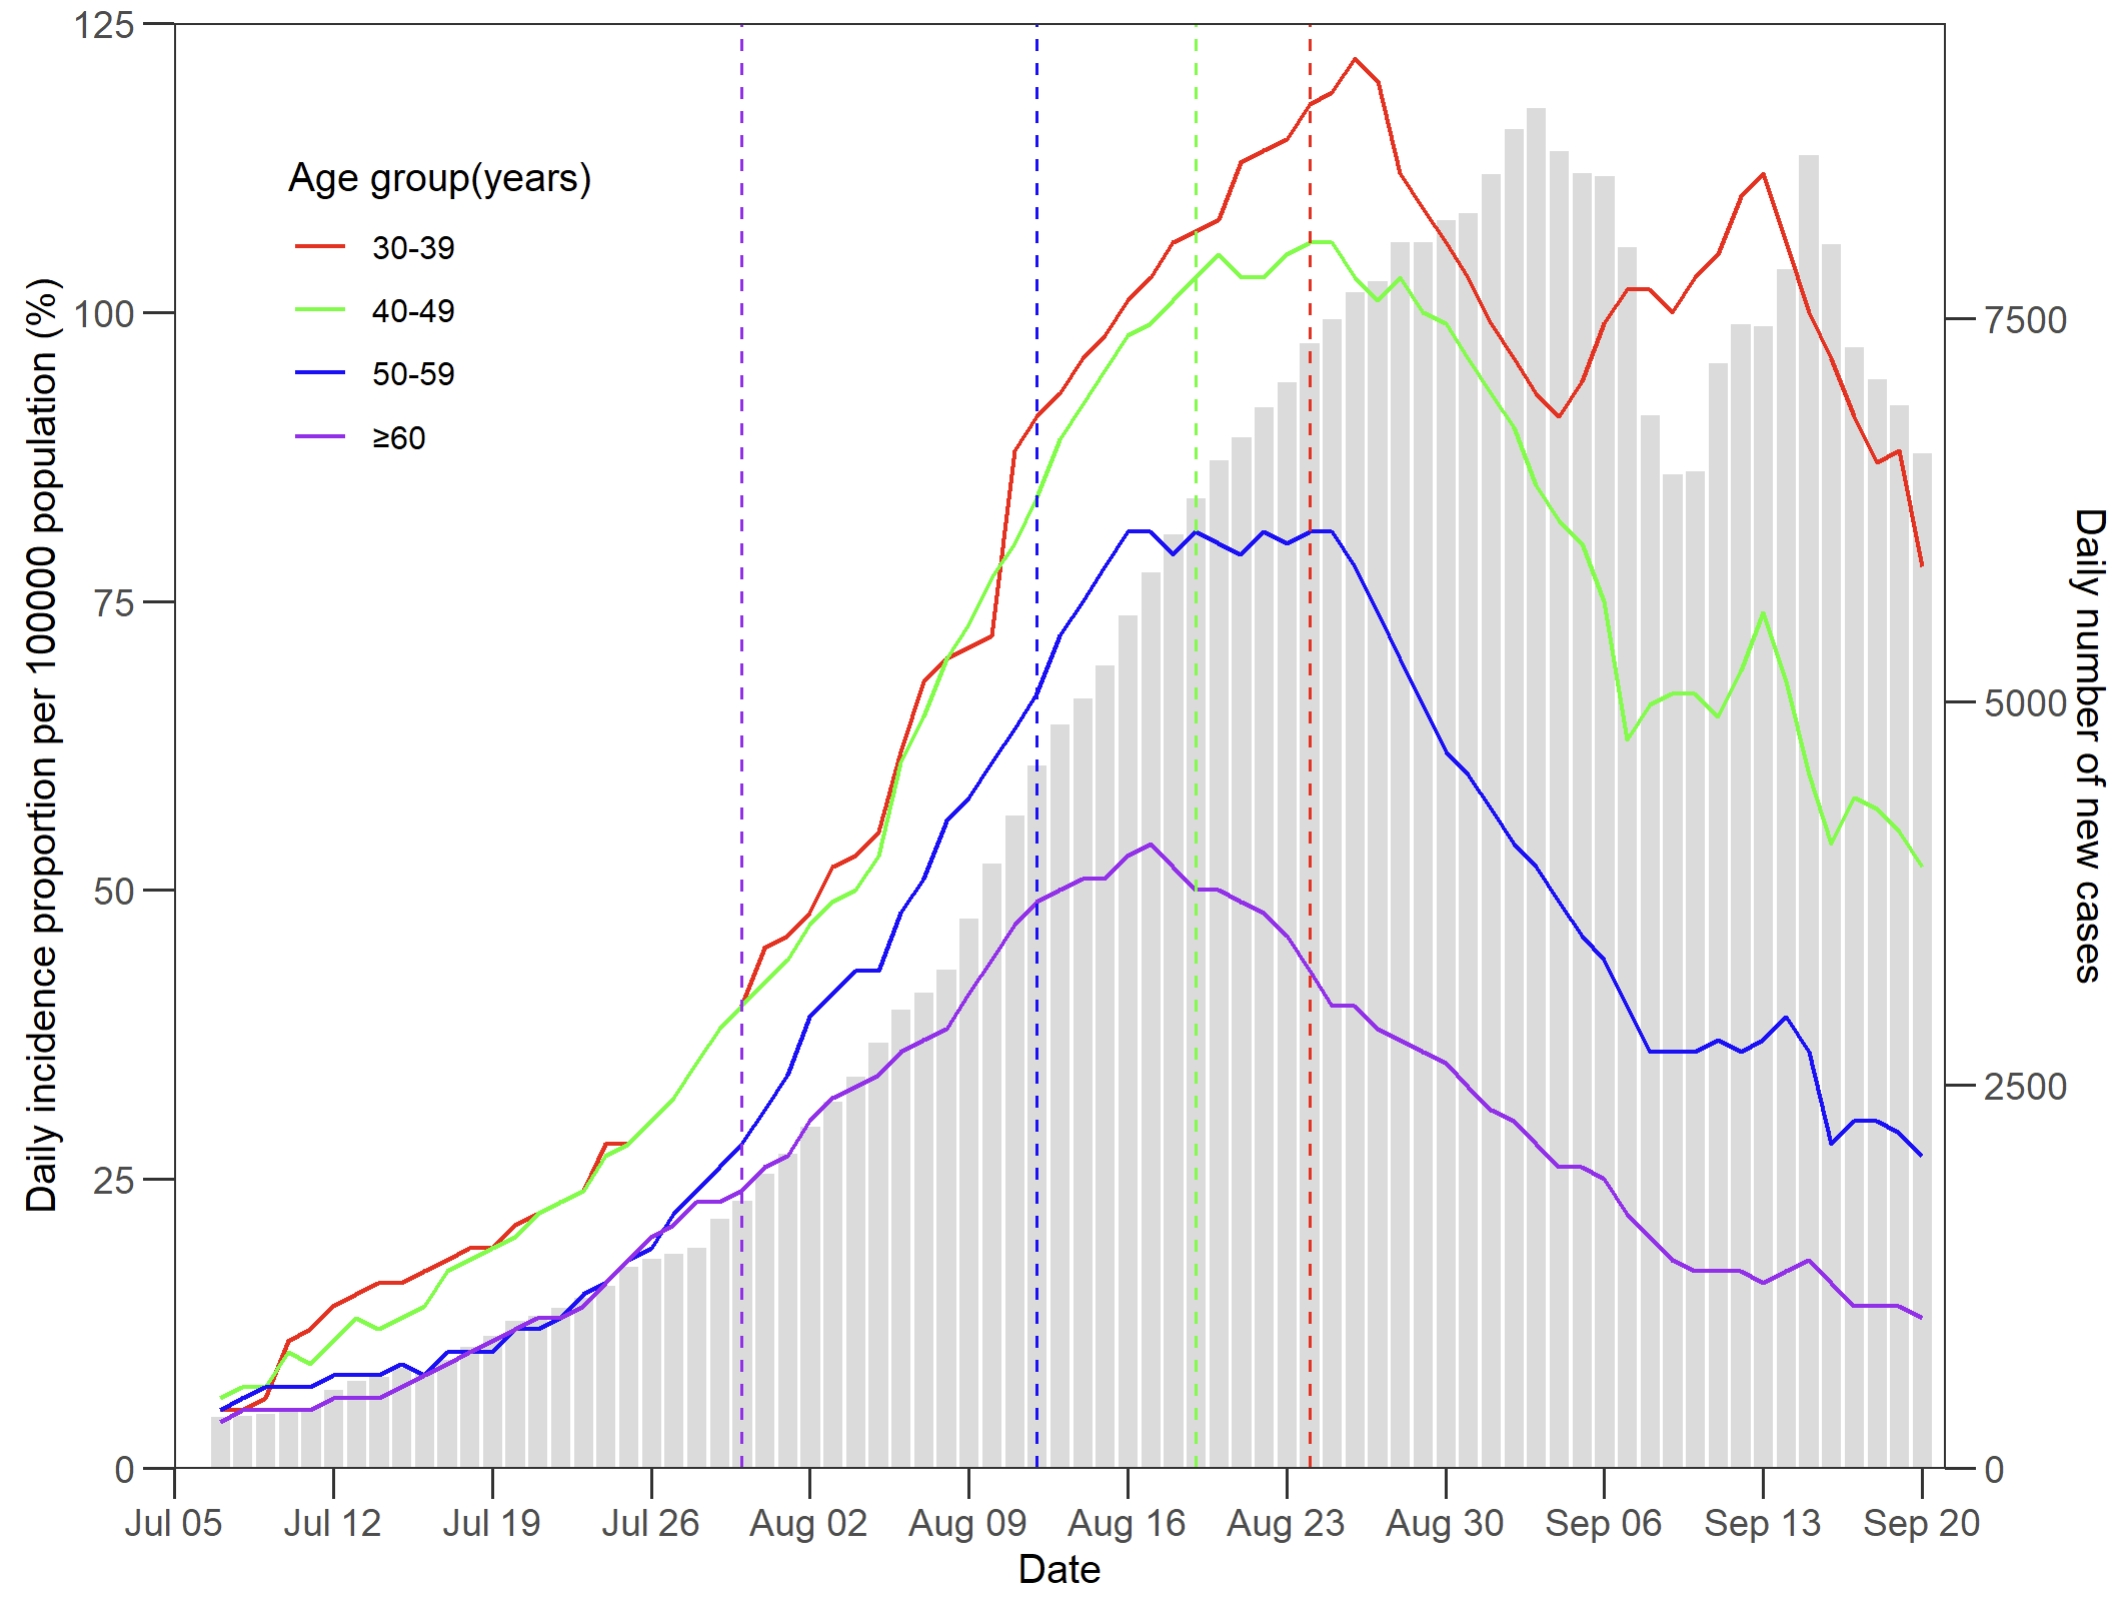

The R source for this figure:
#Source DOI: 10.1016/S0140-6736(21)02249-2
#Date：2023-07-26
#Code: Yikun chang

library(readxl)
library(ggplot2)
df <- read_excel("D:/linechart-style03-data-github.xlsx")

# Converting the date column to date type
df$date <- as.Date(df$date)

# Set the language environment to English.
Sys.setlocale("LC_TIME", "en_US.UTF-8")

#Create a  plot.
plot <- ggplot(df, aes(x = date)) +
  geom_col(aes(y = case/80), fill = "gray80", color = "white", alpha = 0.7, width = 0.98, na.rm = TRUE)+#Plot a bar chart.
  geom_line(aes(y = `30-39`, color = "30-39"), linewidth = 0.6) +#Plot a line chart.
  geom_line(aes(y = `40-49`, color = "40-49"), linewidth = 0.6) +
  geom_line(aes(y = `50-59`, color = "50-59"), linewidth = 0.6) +
  geom_line(aes(y = `≥60`, color = "≥60"), linewidth = 0.6) +
  labs(x = "Date", y = "Daily incidence proportion per 100000 population (%)", color = "Age group(years)") +
  scale_color_manual(values = c("30-39" = "red", "40-49" = "green", "50-59" = "blue", "≥60" = "purple"), breaks = c("30-39", "40-49", "50-59", "≥60")) +#Manually set color mapping
  theme_bw()+
  theme(
    legend.position = c(0.15, 0.80),
    panel.grid = element_blank(),#Remove the gridlines.
    axis.ticks.length = unit(0.3, "cm"),# Adjust the length of the tick marks.
    axis.text.x = element_text(size = 10, hjust = 0.5),  # Font size of the x-axis tick labels.
    axis.text.y = element_text(size = 10),# Font size of the y-axis tick labels.
    plot.margin = margin(t = 10, r = 10, b = 10, l = 10)#Setting the plot margins
  )+
  scale_x_date(
    breaks = seq(as.Date("2023-07-05"), as.Date("2023-09-20"), by = "1 week"),# One tick mark per week.
    date_labels = "%b %d",  # Display the dates as abbreviated English.
    limits = as.Date(c("2023-07-05", "2023-09-21")), 
    expand = c(0, 0)  
  )+#Setting the x-axis range
  scale_y_continuous(
    name = "Daily incidence proportion per 100000 population (%)",
    limits = c(0, 125),
    expand = c(0, 0),
    sec.axis = sec_axis(~ .* (max(df$case) / 125),  # Scale to be proportional to the range of the primary axis.
      name = "Daily number of new cases",
      breaks = c(0, 2500, 5000, 7500, 10000)
    )
  )+#Setting the y-axis range
geom_vline(xintercept = as.numeric(as.Date(c("2023-07-30", "2023-08-12", "2023-08-19", "2023-08-24"))),
           linetype = "dashed",
           color = c("purple", "blue", "green", "red"))#Add dashed lines.

print(plot)

##the caption from the source paper
# Daily incidence proportions of SARS-CoV-2 infection (ie, positive PCR-test) 
# among the at-risk population by age group around the time the third dose 
# vaccination was initiated (left Y axis). For each age group, the vertical 
# dashed line with the same colour is the day that age group became eligible 
# for the third dose. The epidemic curve (daily incidence counts) is shown 
# shaded in the background (right Y axis). All curves were smoothed by using a 
# moving 7-day mean, assigning for each day the value of the mean of the 7 days 
# ending on that day.
